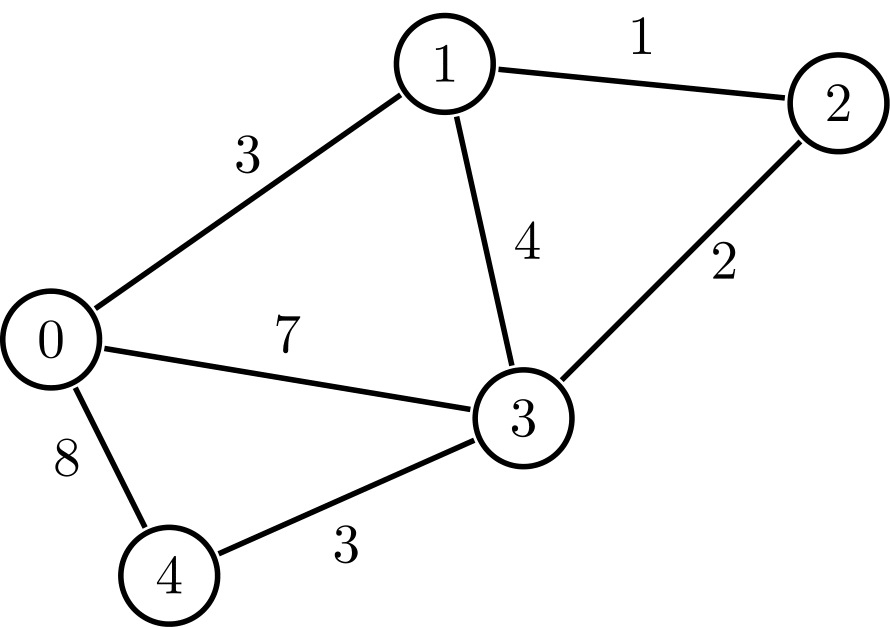
#> input picture Graphs/Labs on Graph-based image processing-20251119/graph_exe.png, 890 x 627 px, found by its file name
$ jupyter execute Lab_graph_guided.ipynb
#> lines starting #> are read from the running program, lines starting #| are printed output that depends on the picture
# Graph-based image processing and analysis - Lab
**Master 2 GeoData Science**

## Introduction
The purpose of this lab is to experiment some graph-based tools for image processing that have been seen in Lecture (part 1). For this lab, we will work with the **Scikit-image** library.

Before starting, let mount your drive to allow Colab to acess to your Google Drive (for e.g., reading/writing images)

[cell 1]
# mount drive to allow Colab to access to your Google Drive
from google.colab import drive
drive.mount('/content/gdrive')

### **Exo 1: Compute the Adjacecy matrix, Degree matrix and Laplacian Matrix from a given graph**

Read and show the *graph_exe.png* image from your Drive as follows:

[cell 2]
from skimage import io
import matplotlib.pyplot as plt
img = io.imread('/content/gdrive/My Drive/Colab notebooks/img_graph/graph_exe.png')
#> img is the input picture: shape (627, 890, 3); min 0, max 255, mean 244.6
plt.figure(0)
io.imshow(img)
plt.title('A weighted graph')

1) Implement the adjacency matrix (W) using *numpy.array*

[cell 3]
import numpy as np

#W = np.array()

# you need to enter the adjacency matrix (manually)


# print(W)

2) Now compute the Degree matrix (D) and the Laplacian matrix (L) from W

[cell 4]
# Degree matrix D

# compute from W


# print(D)

[cell 5]
# Laplacian matrix L

# compute from D and W


# print(L)

### **Exo 2: Contruct a regular graph from an image**

Read and visualize the two following images
- img1: the *coffee* image from skimage data (need to import data package)
- img2: the *intersection94.jpg* image from your Drive

[cell 6]
# read img1 and img2
from skimage import data
img1 = data.coffee()
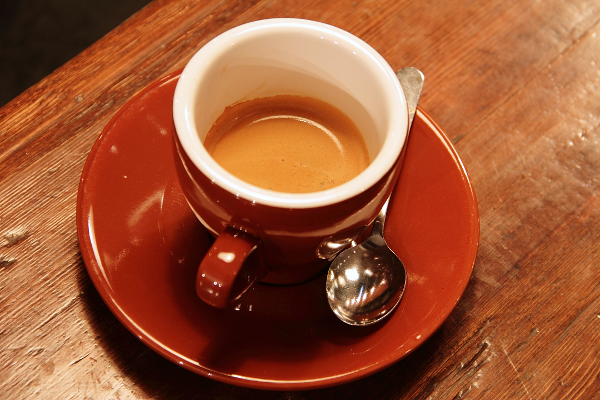
#> input picture skimage.data.coffee(), 600 x 400 px
#> img1 is the input picture: shape (400, 600, 3); mean R, G, B 158.6, 85.8, 51.5

img2 = io.imread('/content/gdrive/My Drive/Colab notebooks/img_graph/intersection94.jpg')
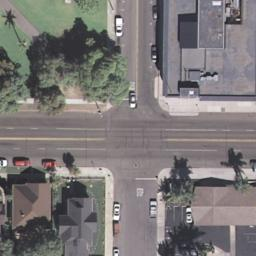
#> input picture Graphs/Labs on Graph-based image processing-20251119/intersection94.jpg, 256 x 256 px, found by its file name
#> img2 is the input picture: shape (256, 256, 3); mean R, G, B 123.7, 119.7, 119.1


# show them side by side use subplot
plt.figure(figsize = (10,12))
plt.subplot(121)
io.imshow(img1)
plt.title("Coffee")

plt.subplot(122)
io.imshow(img2)
plt.title("Intersection")
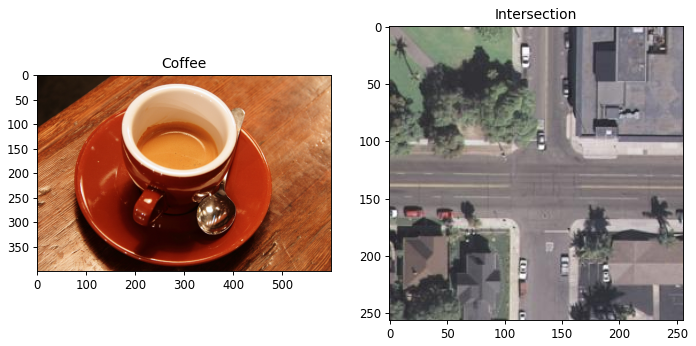
#> figure drawn by matplotlib, 2 panels

Now, imagine we would like to construct a regular graph (4-connected) on each of the images (named *G1* and *G2*)

1) What are the number of nodes? number of edges of a graph contructed from an image of size NxM ?

[cell 7]
# your answer

# number of nodes = N*M

# number of edges = N*(M-1) + M*(N-1)

2) Calculate the number of nodes and number of edges of G1 and G2.

[cell 8]
# your answer

# Compute with the the size of each image

### **Exo 3: Now we would like to construct a region adjacency graph (RAG) from superpixels. Let's follow the tutorial.**

1) Perform SLIC super-pixel segmentation using the *segmentation.slic* method with parameters
- compactness 20
- number of segments 400

Required packages: *segmentation, color*

[cell 9]
# Generate super-pixels

from skimage import segmentation, color
# labels_sp1 from img1
labels_sp1 = segmentation.slic(img1, compactness=20, n_segments=400)
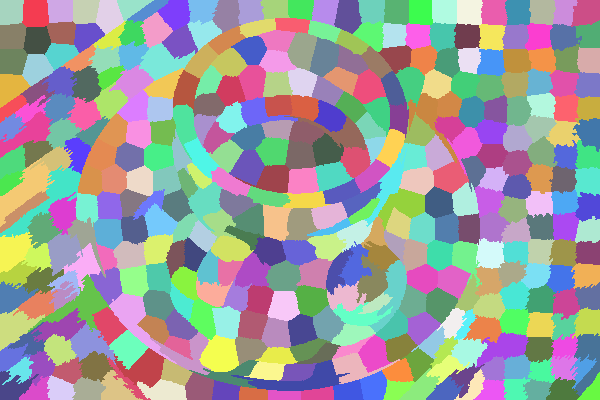
#> labels_sp1: shape (400, 600) int64; 395 distinct labels, from 1 to 395; one colour per label, 0 black

# labels_sp2 from img2
labels_sp2 = segmentation.slic(img2, compactness=20, n_segments=400)
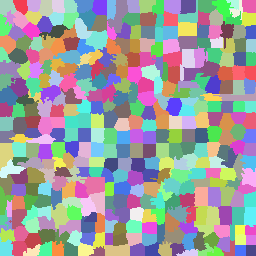
#> labels_sp2: shape (256, 256) int64; 381 distinct labels, from 1 to 381; one colour per label, 0 black

Print the number of super-pixels from each one using *np.unique*

[cell 10]
# Print the number of super-pixels

print("Number of SPs from image 1 = ", np.size(np.unique(labels_sp1)))
#| Number of SPs from image 1 =  395

print("Number of SPs from image 2 = ", np.size(np.unique(labels_sp2)))
#| Number of SPs from image 2 =  381

[cell 11]
# Your remark

[cell 12]
# visualize the super-pixels with *segmentation.mark_boundaries* and *color.label2rgb*

img_in = img2
labels_in = labels_sp2

img_out1 = segmentation.mark_boundaries(img_in, labels_in)
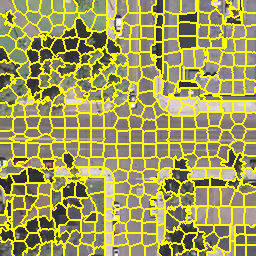
#> img_out1: shape (256, 256, 3) float64; mean R, G, B 0.634, 0.623, 0.335
img_out2 = color.label2rgb(labels_in, img_in, kind='avg', bg_label=0)
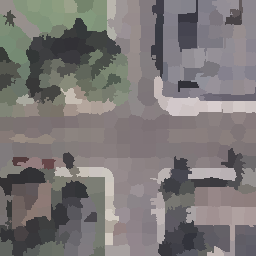
#> img_out2: shape (256, 256, 3); mean R, G, B 123.2, 119.2, 118.6

plt.figure(figsize = (15,20)) # avec subplot
plt.subplot(131)
io.imshow(img_in)
plt.title("input image")

plt.subplot(132)
io.imshow(img_out1)
plt.title("super pixels with boundary")

plt.subplot(133)
io.imshow(img_out2)
plt.title("super-pixels with mean color")

2) Construct a RAG based on the super-pixels using the *graph.rag_mean_color* method

Required packages: *graph*

[cell 13]
# Graph construction from super-pixels
from skimage.future import graph

# rag1 =
rag1 = graph.rag_mean_color(img1, labels_sp1, mode='similarity')

# rag2 =
rag2 = graph.rag_mean_color(img2, labels_sp2, mode='similarity')

Print the number of nodes and number of edges from each graph. Your remarks?

[cell 14]
# Number of nodes


# Number of edges

print(rag1.number_of_edges())
#| 1110

print(rag2.number_of_edges())
#| 1087

[cell 15]
# your remarks

3) Perform Graph-cut algorithm (Normalized Cut) from the constructed graph using the *graph.cut_normalized* method

[cell 16]
# Perform graph-cut

# labels_gcut1 =
labels_gcut1 = graph.cut_normalized(labels_sp1, rag1)
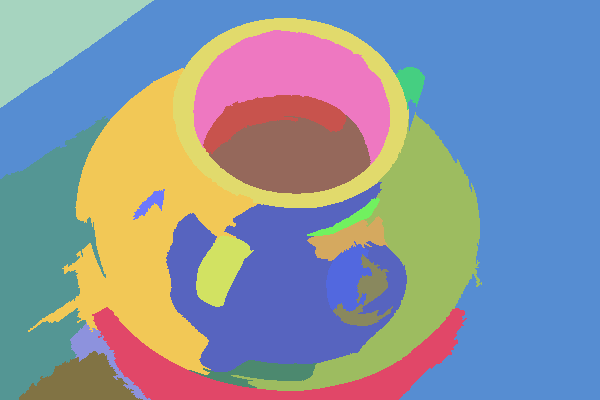
#> labels_gcut1: shape (400, 600) int64; 21 distinct labels, from 1 to 369; one colour per label, 0 black


# labels_gcut2 =
labels_gcut2 = graph.cut_normalized(labels_sp2, rag2)
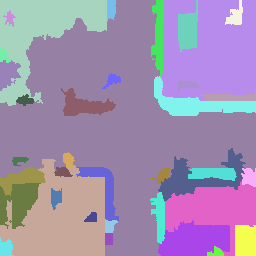
#> labels_gcut2: shape (256, 256) int64; 37 distinct labels, from 1 to 380; one colour per label, 0 black

Visualize the segmentation results

[cell 17]
# visualization the segmentation results
img_in = img1
labels_in = labels_gcut1

img_out = color.label2rgb(labels_in, img_in, kind='avg', bg_label=0)
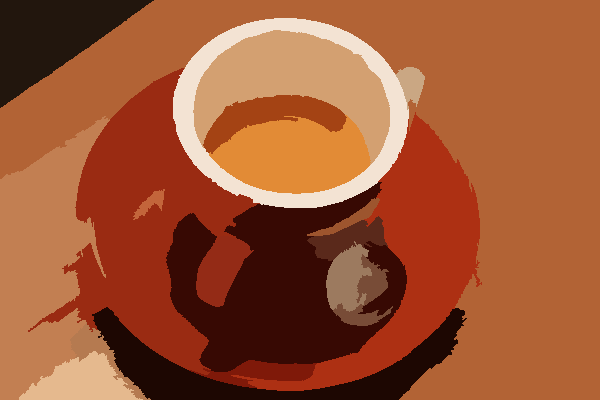
#> img_out: shape (400, 600, 3); mean R, G, B 158, 85.4, 50.8

plt.figure(figsize = (12,16))
plt.subplot(121)
io.imshow(img_in)
plt.title("input image")

plt.subplot(122)
io.imshow(img_out)
plt.title("segmentation result")

What are the number of segments from each segmented image?

[cell 18]
# your response

print("Number of segments from image 1 = ", np.size(np.unique(labels_gcut1)))
#| Number of segments from image 1 =  21


print("Number of segments from image 2 = ", np.size(np.unique(labels_gcut2)))
#| Number of segments from image 2 =  37
